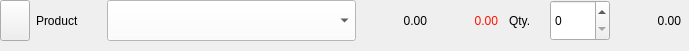
       <widget class="QWidget" name="widgetProd4" native="true">
        <property name="geometry">
         <rect>
          <x>20</x>
          <y>410</y>
          <width>689</width>
          <height>51</height>
         </rect>
        </property>
        <property name="maximumSize">
         <size>
          <width>1000</width>
          <height>60</height>
         </size>
        </property>
        <widget class="QWidget" name="layoutWidget_11">
         <property name="geometry">
          <rect>
           <x>0</x>
           <y>0</y>
           <width>681</width>
           <height>41</height>
          </rect>
         </property>
         <layout class="QHBoxLayout" name="horizontalLayout_20">
          <property name="sizeConstraint">
           <enum>QLayout::SetDefaultConstraint</enum>
          </property>
          <item>
           <widget class="QPushButton" name="EbtnPlus4">
            <property name="maximumSize">
             <size>
              <width>30</width>
              <height>50</height>
             </size>
            </property>
            <property name="text">
             <string/>
            </property>
            <property name="icon">
             <iconset resource="resources.qrc">
              <normaloff>:/icons/icons/plus.png</normaloff>:/icons/icons/plus.png</iconset>
            </property>
            <property name="checkable">
             <bool>true</bool>
            </property>
            <property name="autoExclusive">
             <bool>true</bool>
            </property>
           </widget>
          </item>
          <item>
           <widget class="QLabel" name="label_52">
            <property name="maximumSize">
             <size>
              <width>60</width>
              <height>50</height>
             </size>
            </property>
            <property name="text">
             <string>Product</string>
            </property>
           </widget>
          </item>
          <item>
           <spacer name="horizontalSpacer_14">
            <property name="orientation">
             <enum>Qt::Horizontal</enum>
            </property>
            <property name="sizeType">
             <enum>QSizePolicy::Fixed</enum>
            </property>
            <property name="sizeHint" stdset="0">
             <size>
              <width>5</width>
              <height>20</height>
             </size>
            </property>
           </spacer>
          </item>
          <item>
           <widget class="QComboBox" name="EOrderPgProd4">
            <property name="maximumSize">
             <size>
              <width>500</width>
              <height>50</height>
             </size>
            </property>
            <property name="styleSheet">
             <string notr="true">background-color: rgb(255, 255, 255);
selection-color: rgb(0, 0, 0);
selection-background-color: rgb(247, 242, 255);</string>
            </property>
           </widget>
          </item>
          <item>
           <spacer name="horizontalSpacer_9">
            <property name="orientation">
             <enum>Qt::Horizontal</enum>
            </property>
            <property name="sizeType">
             <enum>QSizePolicy::Fixed</enum>
            </property>
            <property name="sizeHint" stdset="0">
             <size>
              <width>5</width>
              <height>20</height>
             </size>
            </property>
           </spacer>
          </item>
          <item>
           <widget class="QLabel" name="ElblPrice4">
            <property name="maximumSize">
             <size>
              <width>60</width>
              <height>50</height>
             </size>
            </property>
            <property name="text">
             <string>0.00</string>
            </property>
            <property name="alignment">
             <set>Qt::AlignRight|Qt::AlignTrailing|Qt::AlignVCenter</set>
            </property>
           </widget>
          </item>
          <item>
           <spacer name="horizontalSpacer_20">
            <property name="orientation">
             <enum>Qt::Horizontal</enum>
            </property>
            <property name="sizeType">
             <enum>QSizePolicy::Fixed</enum>
            </property>
            <property name="sizeHint" stdset="0">
             <size>
              <width>5</width>
              <height>20</height>
             </size>
            </property>
           </spacer>
          </item>
          <item>
           <widget class="QLabel" name="EtxtDiscount4">
            <property name="maximumSize">
             <size>
              <width>60</width>
              <height>50</height>
             </size>
            </property>
            <property name="styleSheet">
             <string notr="true">color: rgb(255, 20, 0);</string>
            </property>
            <property name="text">
             <string>0.00</string>
            </property>
            <property name="alignment">
             <set>Qt::AlignRight|Qt::AlignTrailing|Qt::AlignVCenter</set>
            </property>
           </widget>
          </item>
          <item>
           <spacer name="horizontalSpacer_17">
            <property name="orientation">
             <enum>Qt::Horizontal</enum>
            </property>
            <property name="sizeType">
             <enum>QSizePolicy::Fixed</enum>
            </property>
            <property name="sizeHint" stdset="0">
             <size>
              <width>5</width>
              <height>20</height>
             </size>
            </property>
           </spacer>
          </item>
          <item>
           <widget class="QLabel" name="label_54">
            <property name="maximumSize">
             <size>
              <width>30</width>
              <height>50</height>
             </size>
            </property>
            <property name="text">
             <string>Qty.</string>
            </property>
           </widget>
          </item>
          <item>
           <spacer name="horizontalSpacer_32">
            <property name="orientation">
             <enum>Qt::Horizontal</enum>
            </property>
            <property name="sizeType">
             <enum>QSizePolicy::Fixed</enum>
            </property>
            <property name="sizeHint" stdset="0">
             <size>
              <width>5</width>
              <height>20</height>
             </size>
            </property>
           </spacer>
          </item>
          <item>
           <widget class="QSpinBox" name="EsbQuantity4">
            <property name="maximumSize">
             <size>
              <width>60</width>
              <height>50</height>
             </size>
            </property>
           </widget>
          </item>
          <item>
           <spacer name="horizontalSpacer_34">
            <property name="orientation">
             <enum>Qt::Horizontal</enum>
            </property>
            <property name="sizeType">
             <enum>QSizePolicy::Fixed</enum>
            </property>
            <property name="sizeHint" stdset="0">
             <size>
              <width>5</width>
              <height>20</height>
             </size>
            </property>
           </spacer>
          </item>
          <item>
           <widget class="QLabel" name="ElblSubtotal4">
            <property name="maximumSize">
             <size>
              <width>60</width>
              <height>50</height>
             </size>
            </property>
            <property name="text">
             <string>0.00</string>
            </property>
            <property name="alignment">
             <set>Qt::AlignRight|Qt::AlignTrailing|Qt::AlignVCenter</set>
            </property>
           </widget>
          </item>
         </layout>
        </widget>
       </widget>
